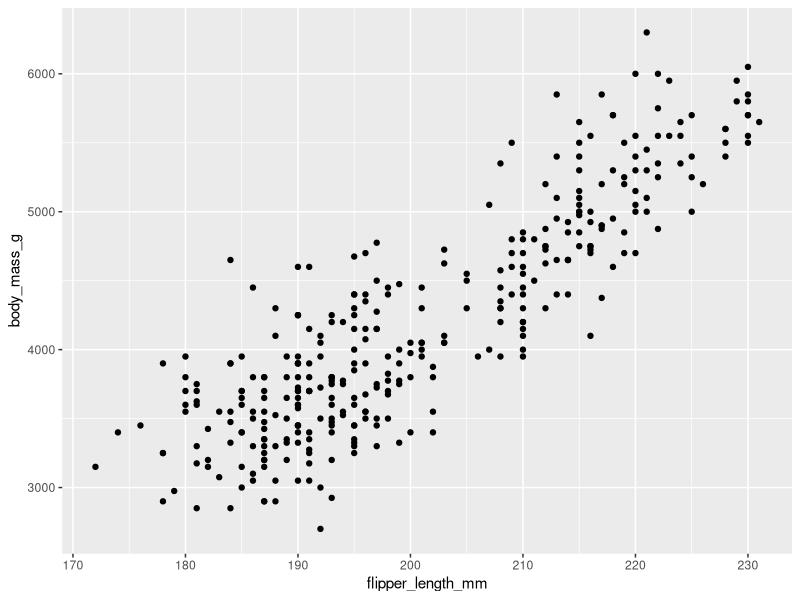
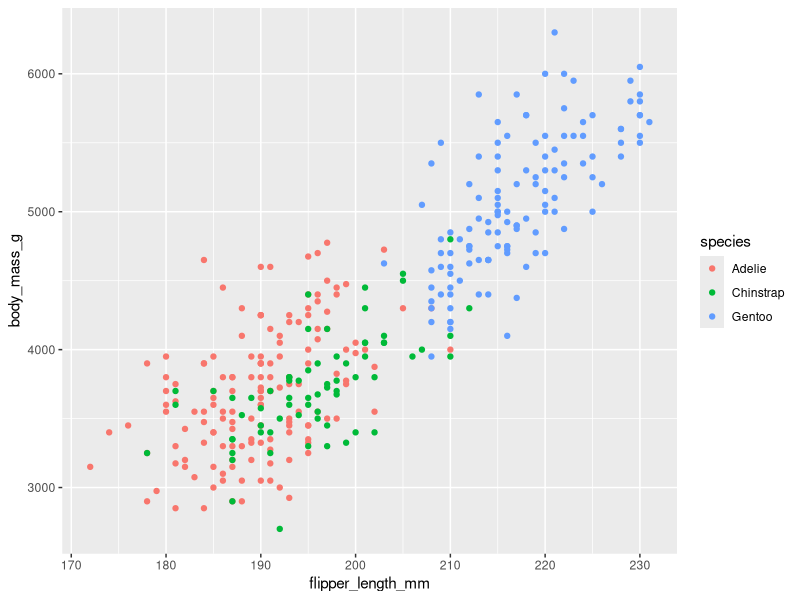
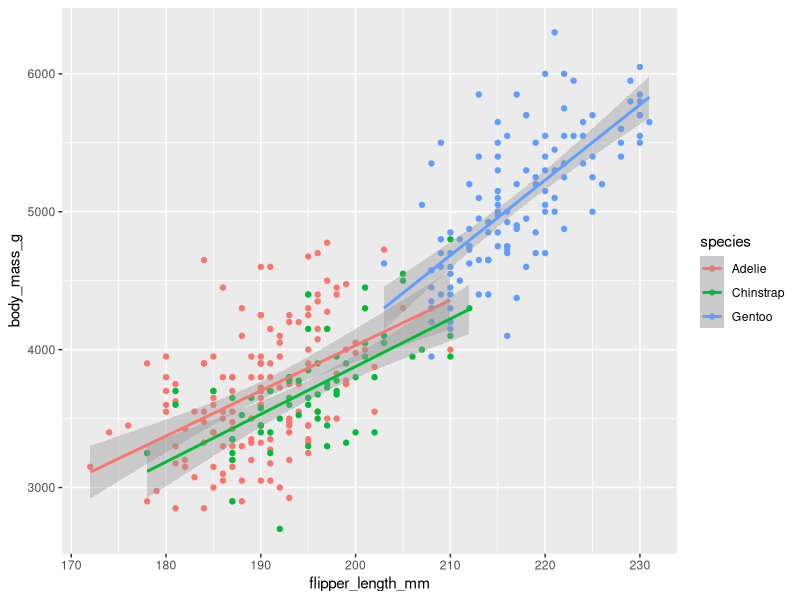
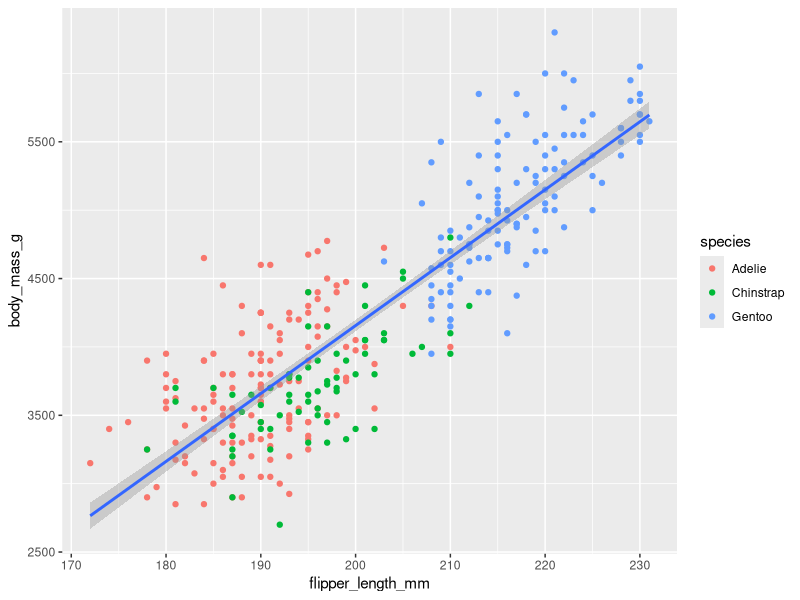
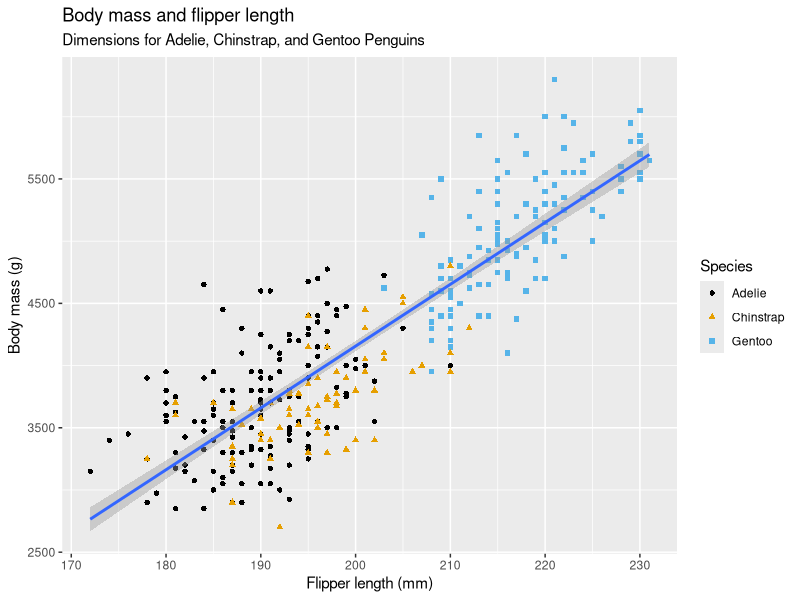

Recreate these plots in R, in order.
install.packages("tidyverse")
library(tidyverse)
library(palmerpenguins)

install.packages("palmerpenguins")
library(palmerpenguins)

install.packages("ggthemes")
library(ggthemes)

penguins
ggplot(
  data = penguins,
  mapping = aes(x = flipper_length_mm, y = body_mass_g)
) +
  geom_point()

ggplot(
  data = penguins,
  mapping = aes(x = flipper_length_mm, y = body_mass_g, color = species)
) +
  geom_point()

ggplot(
  data = penguins,
  mapping = aes(x = flipper_length_mm, y = body_mass_g, color = species)
) +
  geom_point() +
  geom_smooth(method = "lm")

ggplot(
  data = penguins,
  mapping = aes(x = flipper_length_mm, y = body_mass_g)
) +
  geom_point(mapping = aes(color = species)) +
  geom_smooth(method = "lm")


ggplot(
  data = penguins,
  mapping = aes(x = flipper_length_mm, y = body_mass_g)
) +
  geom_point(aes(color = species, shape = species)) +
  geom_smooth(method = "lm") +
  labs(
    title = "Body mass and flipper length",
    subtitle = "Dimensions for Adelie, Chinstrap, and Gentoo Penguins",
    x = "Flipper length (mm)", y = "Body mass (g)",
    color = "Species", shape = "Species"
  ) +
  scale_color_colorblind()
